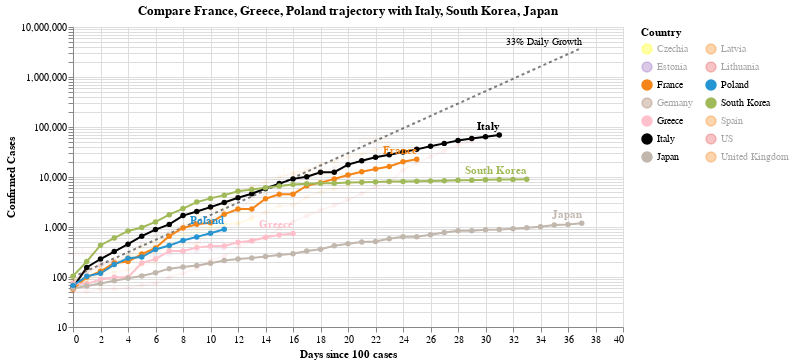

The notebook cell this image was saved under:
### Code cell
#hide_input
chart2 = make_since_chart(['France', 'Greece', 'Poland'])
chart2

### Figure 1 — Vega-Lite specification as saved in the notebook (floating-point values rounded to 4 significant figures; data arrays with more than 128 entries replaced by an {"elided": "..."} marker saying what was removed)
{"config": {"view": {"continuousWidth": 400, "continuousHeight": 300}}, "layer": [{"mark": {"type": "line", "color": "black", "opacity": 0.5, "strokeDash": [3, 3]}, "encoding": {"x": {"type": "quantitative", "field": "Days since 100 cases"}, "y": {"type": "quantitative", "field": "Confirmed Cases"}}}, {"mark": {"type": "text", "align": "right", "dy": -6, "fontSize": 10, "text": "33% Daily Growth"}, "encoding": {"x": {"type": "quantitative", "field": "Days since 100 cases"}, "y": {"type": "quantitative", "field": "Confirmed Cases"}}, "transform": [{"filter": "(datum['Days since 100 cases'] >= 37)"}]}, {"data": {"name": "data-0267d1176f8fe23f62a2ff48def2d716"}, "mark": {"type": "line", "point": true}, "encoding": {"color": {"type": "nominal", "field": "Country", "legend": {"columns": 2}, "scale": {"domain": ["Czechia", "Estonia", "France", "Germany", "Greece", "Italy", "Japan", "Latvia", "Lithuania", "Poland", "South Korea", "Spain", "US", "United Kingdom"], "range": ["yellow", "#9467bd", "#F58518", "#9D755D", "pink", "black", "#C1B7AD", "#F58518", "#E45756", "#2495D3", "#A1BA59", "#F58518", "#E45756", "#F58518"]}}, "opacity": {"condition": {"value": 1, "selection": "selector041"}, "value": 0.05}, "tooltip": [{"type": "nominal", "field": "Country"}, {"type": "temporal", "field": "Date"}, {"type": "quantitative", "field": "Confirmed Cases"}, {"type": "quantitative", "field": "Days since 100 cases"}], "x": {"type": "quantitative", "field": "Days since 100 cases"}, "y": {"type": "quantitative", "field": "Confirmed Cases", "scale": {"type": "log"}}}, "selection": {"selector041": {"type": "multi", "fields": ["Country"], "bind": "legend", "init": [{"Country": "France"}, {"Country": "Greece"}, {"Country": "Poland"}, {"Country": "Italy"}, {"Country": "South Korea"}, {"Country": "Japan"}]}}, "width": 550}, {"data": {"name": "data-0267d1176f8fe23f62a2ff48def2d716"}, "mark": {"type": "text", "align": "right", "dy": -8, "fontWeight": "bold"}, "encoding": {"color": {"type": "nominal", "field": "Country", "legend": {"columns": 2}, "scale": {"domain": ["Czechia", "Estonia", "France", "Germany", "Greece", "Italy", "Japan", "Latvia", "Lithuania", "Poland", "South Korea", "Spain", "US", "United Kingdom"], "range": ["yellow", "#9467bd", "#F58518", "#9D755D", "pink", "black", "#C1B7AD", "#F58518", "#E45756", "#2495D3", "#A1BA59", "#F58518", "#E45756", "#F58518"]}}, "opacity": {"condition": {"value": 1, "selection": "selector041"}, "value": 0.05}, "text": {"type": "nominal", "field": "Country"}, "tooltip": [{"type": "nominal", "field": "Country"}, {"type": "temporal", "field": "Date"}, {"type": "quantitative", "field": "Confirmed Cases"}, {"type": "quantitative", "field": "Days since 100 cases"}], "x": {"type": "quantitative", "field": "Days since 100 cases"}, "y": {"type": "quantitative", "field": "Confirmed Cases", "scale": {"type": "log"}}}, "transform": [{"filter": "(datum['Date'] >= 1585008000000)"}], "width": 550}], "data": {"name": "data-13c5355e9ceeab965873228bafcc13f9"}, "title": "Compare France, Greece, Poland trajectory with Italy, South Korea, Japan", "$schema": "https://vega.github.io/schema/vega-lite/v4.0.2.json", "datasets": {"data-13c5355e9ceeab965873228bafcc13f9": [{"Days since 100 cases": 0, "Confirmed Cases": 100.0}, {"Days since 100 cases": 1, "Confirmed Cases": 133.0}, {"Days since 100 cases": 2, "Confirmed Cases": 176.9}, {"Days since 100 cases": 3, "Confirmed Cases": 235.3}, {"Days since 100 cases": 4, "Confirmed Cases": 312.9}, {"Days since 100 cases": 5, "Confirmed Cases": 416.2}, {"Days since 100 cases": 6, "Confirmed Cases": 553.5}, {"Days since 100 cases": 7, "Confirmed Cases": 736.1}, {"Days since 100 cases": 8, "Confirmed Cases": 979.1}, {"Days since 100 cases": 9, "Confirmed Cases": 1302.0}, {"Days since 100 cases": 10, "Confirmed Cases": 1732.0}, {"Days since 100 cases": 11, "Confirmed Cases": 2303.0}, {"Days since 100 cases": 12, "Confirmed Cases": 3064.0}, {"Days since 100 cases": 13, "Confirmed Cases": 4074.0}, {"Days since 100 cases": 14, "Confirmed Cases": 5419.0}, {"Days since 100 cases": 15, "Confirmed Cases": 7207.0}, {"Days since 100 cases": 16, "Confirmed Cases": 9586.0}, {"Days since 100 cases": 17, "Confirmed Cases": 12750.0}, {"Days since 100 cases": 18, "Confirmed Cases": 16960.0}, {"Days since 100 cases": 19, "Confirmed Cases": 22550.0}, {"Days since 100 cases": 20, "Confirmed Cases": 29990.0}, {"Days since 100 cases": 21, "Confirmed Cases": 39890.0}, {"Days since 100 cases": 22, "Confirmed Cases": 53060.0}, {"Days since 100 cases": 23, "Confirmed Cases": 70560.0}, {"Days since 100 cases": 24, "Confirmed Cases": 93850.0}, {"Days since 100 cases": 25, "Confirmed Cases": 124800.0}, {"Days since 100 cases": 26, "Confirmed Cases": 166000.0}, {"Days since 100 cases": 27, "Confirmed Cases": 220800.0}, {"Days since 100 cases": 28, "Confirmed Cases": 293700.0}, {"Days since 100 cases": 29, "Confirmed Cases": 390600.0}, {"Days since 100 cases": 30, "Confirmed Cases": 519500.0}, {"Days since 100 cases": 31, "Confirmed Cases": 690900.0}, {"Days since 100 cases": 32, "Confirmed Cases": 918900.0}, {"Days since 100 cases": 33, "Confirmed Cases": 1222000.0}, {"Days since 100 cases": 34, "Confirmed Cases": 1625000.0}, {"Days since 100 cases": 35, "Confirmed Cases": 2162000.0}, {"Days since 100 cases": 36, "Confirmed Cases": 2875000.0}, {"Days since 100 cases": 37, "Confirmed Cases": 3824000.0}], "data-0267d1176f8fe23f62a2ff48def2d716": {"elided": "297 records"}}}
